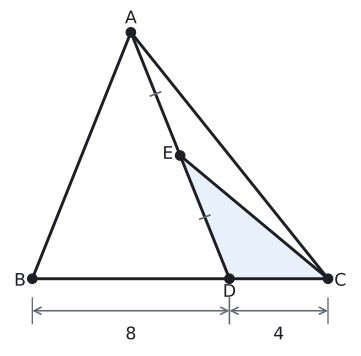

This figure's Python source:
# Alıştırma 5: D ∈ [BC], |BD| = 8, |DC| = 4; E, [AD]'nin orta noktası; A(ABC) = 60.
import sys; sys.path.insert(0, "tools")
from cizim import *

P = lambda x, y: np.array([float(x), float(y)])
uz = lambda X, Y: float(np.linalg.norm(X - Y))
def dik(K, X, Y, r):
    """K köşesinde KX ile KY arasındaki dik açı işareti (r: kenar boyu)."""
    a_ = (X - K) / uz(X, K) * r; b_ = (Y - K) / uz(Y, K) * r
    ax.plot(*zip(K + a_, K + a_ + b_, K + b_), color=SOLUK, lw=1.3)
def kenar(X, Y, metin, G, d, renk=YAZI, fs=13):
    """[XY] kenarının ortasına, G'den uzak yana d kadar açıkta etiket."""
    M = (X + Y) / 2; t = (Y - X) / uz(X, Y); n = np.array([-t[1], t[0]])
    if np.dot(n, M - G) < 0: n = -n
    ax.text(*(M + d * n), metin, ha="center", va="center", color=renk, fontsize=fs)
def olcu(X, Y, metin, kay, renk=SOLUK, fs=13):
    """X ile Y arasında, kay vektörü kadar kaydırılmış oklu ölçü çizgisi; yazı çizginin dışında."""
    kay = np.array(kay, dtype=float); X2, Y2 = X + kay, Y + kay
    ax.annotate("", xy=Y2, xytext=X2, arrowprops=dict(arrowstyle="<->", color=renk, lw=1.2, shrinkA=0, shrinkB=0))
    for Z in (X, Y): ax.plot(*zip(Z + kay * 0.6, Z + kay * 1.4), color=renk, lw=1)
    M = (X2 + Y2) / 2 + 0.75 * kay
    ax.text(*M, metin, ha="center", va="center", color=YAZI, fontsize=fs)
def harf(X, ad, dx, dy, renk=YAZI):
    nokta(ax, *X, "", renk=renk)
    ax.text(X[0] + dx, X[1] + dy, ad, ha="center", va="center", color=renk, fontsize=13)
def tik(X, Y, n=1, r=0.22, renk=SOLUK):
    """[XY] parçasının ortasına n adet eşitlik çentiği."""
    M = (X + Y) / 2; t = (Y - X) / uz(X, Y); nn = np.array([-t[1], t[0]])
    for i in range(n):
        Q = M + (i - (n - 1) / 2) * 0.16 * t
        ax.plot(*zip(Q - r * nn, Q + r * nn), color=renk, lw=1.3)
def alan(X, Y, Z):
    """XYZ üçgeninin alanı (kontrol için)."""
    u, v = Y - X, Z - X
    return abs(u[0] * v[1] - u[1] * v[0]) / 2
B, D, C, A = P(0, 0), P(8, 0), P(12, 0), P(4, 10); E = (A + D) / 2
print("A(ABC)", alan(A, B, C), "A(EDC)", alan(E, D, C))
fig, ax = sekil(5.2, 4.6)
ax.set_aspect("equal"); ax.axis("off")
ax.add_patch(patches.Polygon([E, D, C], closed=True, facecolor=MAVI_ACIK, edgecolor="none"))
ax.plot(*zip(B, C, A, B), color=YAZI); ax.plot(*zip(A, D), color=YAZI); ax.plot(*zip(E, C), color=YAZI)
tik(A, E, 1); tik(E, D, 1)
harf(A, "A", 0, 0.55); harf(B, "B", -0.5, -0.1); harf(C, "C", 0.5, -0.1); harf(D, "D", 0, -0.55); harf(E, "E", -0.5, 0.05)
olcu(B, D, "8", (0, -1.3)); olcu(D, C, "4", (0, -1.3))
ax.set_xlim(-1.0, 13.0); ax.set_ylim(-2.8, 11.0)
kaydet(fig, __file__)
